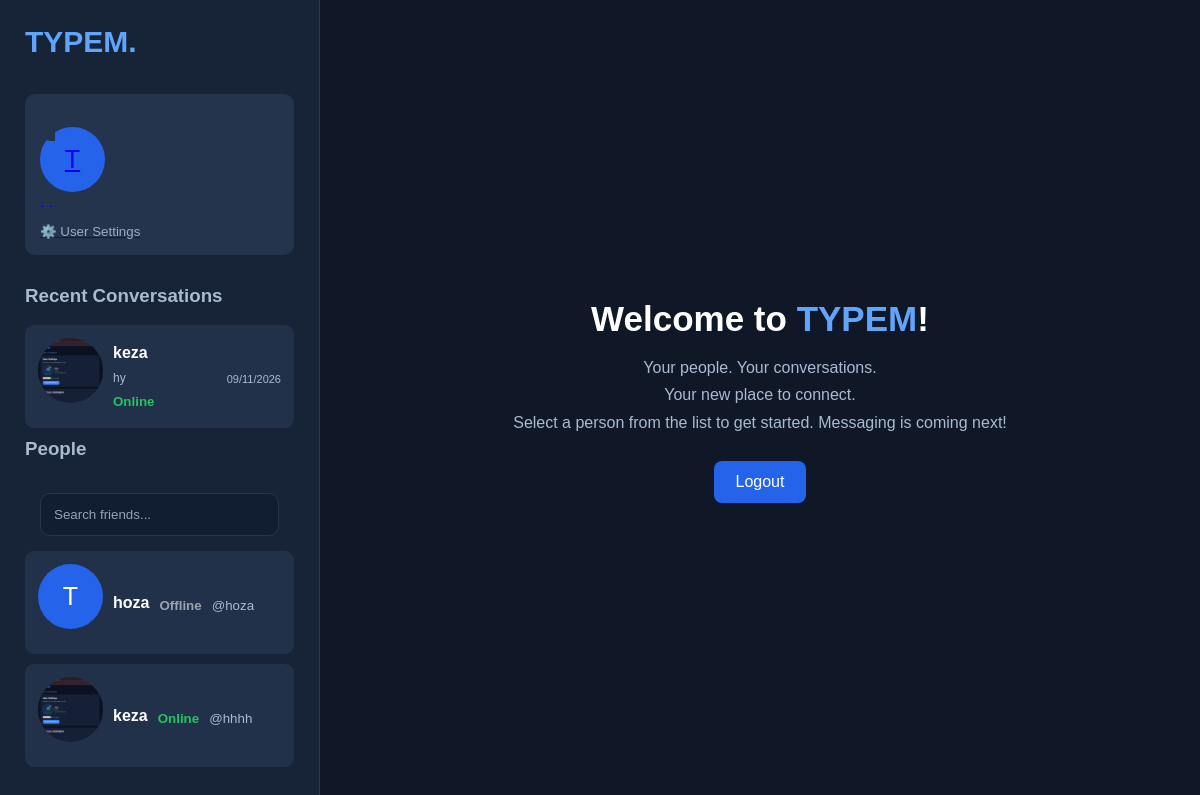
The app's page /typem/chart.php (signed in) with its own data.
### tables this page shows
CREATE TABLE `users` (
  `id` int(11) NOT NULL,
  `username` varchar(50) NOT NULL,
  `display_name` varchar(100) NOT NULL,
  `password_hash` varchar(255) NOT NULL,
  `profile_picture` varchar(255) DEFAULT NULL,
  `is_online` tinyint(1) DEFAULT 0,
  `created_at` timestamp NOT NULL DEFAULT current_timestamp()
);

### typem/chart.php (the view, shortened to what this page needs)
<?php
require_once "config/database.php";
$current_user = htmlspecialchars(
    $_SESSION["display_name"],
    ENT_QUOTES,
    "UTF-8"
);
$current_id = (int) $_SESSION["user_id"];
$stmt = $conn->prepare(
    "SELECT profile_picture FROM users WHERE id = ?"
);
$stmt->bind_param("i", $current_id);
$stmt->execute();
$my_picture = $stmt->get_result()->fetch_assoc()["profile_picture"];
$recent_stmt = $conn->prepare("
    SELECT
        u.id,
        u.username,
        u.display_name,
        u.profile_picture,
        u.is_online,
        (
            SELECT COUNT(*)
            FROM messages AS unread
            WHERE unread.sender_id = u.id
              AND unread.receiver_id = ?
              AND unread.is_read = 0
        ) AS unread_count,
        (
            SELECT m2.message
            FROM messages AS m2
            WHERE
                (m2.sender_id = ? AND m2.receiver_id = u.id)
                OR
                (m2.sender_id = u.id AND m2.receiver_id = ?)
            ORDER BY m2.created_at DESC, m2.id DESC
            LIMIT 1
        ) AS last_message,
        MAX(m.created_at) AS last_message_time
    FROM messages m
    INNER JOIN users u
        ON u.id = CASE
            WHEN m.sender_id = ? THEN m.receiver_id
            ELSE m.sender_id
        END
    WHERE m.sender_id = ? OR m.receiver_id = ?
    GROUP BY
        u.id,
        u.username,
        u.display_name,
        u.profile_picture,
        u.is_online
    ORDER BY last_message_time DESC
    LIMIT 20
");
$recent_stmt->bind_param(
    "iiiiii",
    $current_id,
    $current_id,
    $current_id,
    $current_id,
    $current_id,
    $current_id
);
$recent_stmt->execute();
$recent_conversations = $recent_stmt->get_result();
$stmt = $conn->prepare(
    "SELECT id, username, display_name, profile_picture,is_online
     FROM users
     WHERE id != ?
     ORDER BY display_name ASC
     LIMIT 50"
);
$stmt->bind_param("i", $current_id);
$stmt->execute();
$people = $stmt->get_result();
?>
<!DOCTYPE html>
<html lang="en">
<head>
</head>
<body>
<div class="app">
    <aside class="sidebar">
        <div class="logo">TYPEM.</div>
<div class="profile">
   <a href="settings.php" class="profile profile-link">
    <?php if (!empty($my_picture)): ?>
        <img
            src="<?= htmlspecialchars($my_picture) ?>"
            class="avatar"
            alt="Profile picture"
        >
    <?php else: ?>
        <div class="avatar placeholder">T</div>
    <?php endif; ?>
    <strong><?= htmlspecialchars($current_user) ?></strong>
    <br>
    <small>⚙️ User Settings</small>
</a>
</div>
<h3 class="people-title">Recent Conversations</h3>
<?php if ($recent_conversations->num_rows > 0): ?>
    <?php while ($recent = $recent_conversations->fetch_assoc()): ?>
       <a href="conversation.php?user=<?= (int)$recent["id"] ?>"
   class="person">
    <?php if (!empty($recent["profile_picture"])): ?>
        <img
            src="<?= htmlspecialchars($recent["profile_picture"]) ?>"
            class="avatar"
            alt="Profile picture"
        >
    <?php else: ?>
        <div class="avatar placeholder">T</div>
    <?php endif; ?>
    <div class="person-info">
        <strong>
            <?= htmlspecialchars($recent["display_name"] ?? $recent["username"]) ?>
        </strong>
        <small class="last-message">
            <?= htmlspecialchars($recent["last_message"] ?? "No messages yet") ?>
        </small>
        <small class="<?= !empty($recent["is_online"]) ? 'online' : 'offline' ?>">
            <?= !empty($recent["is_online"]) ? 'Online' : 'Offline' ?>
        </small>
    </div>
    <div class="conversation-meta">
        <small class="message-time">
            <?php
            if (!empty($recent["last_message_time"])) {
                $message_time = strtotime($recent["last_message_time"]);
                if (date("Y-m-d", $message_time) === date("Y-m-d")) {
                    echo date("H:i", $message_time);
                } elseif (date("Y-m-d", $message_time) === date("Y-m-d", strtotime("yesterday"))) {
                    echo "Yesterday";
                } else {
                    echo date("d/m/Y", $message_time);
                }
            }
            ?>
        </small>
    </div>
</a>
    <?php endwhile; ?>
<?php else: ?>
    <p class="empty">No recent conversations yet.</p>
<?php endif; ?>
        <h3 class="people-title">People</h3>
        <div class="friend-search">
    <input
        type="text"
        id="friendSearch"
        placeholder="Search friends..."
    >
</div>
        <?php if ($people->num_rows > 0): ?>
            <?php while ($person = $people->fetch_assoc()): ?>
  <a href="conversation.php?user=<?= (int)$person["id"] ?>" class="person">
    <?php if (!empty($person["profile_picture"])): ?>
        <img
            src="<?= htmlspecialchars($person["profile_picture"]) ?>"
            class="avatar"
            alt="Friend's picture"
        >
    <?php else: ?>
        <div class="avatar placeholder">T</div>
    <?php endif; ?>
    <strong>
        <?= htmlspecialchars($person["display_name"] ?: $person["username"]) ?>
    </strong>
    <small class="<?= $person["is_online"] ? 'online' : 'offline' ?>">
        <?= $person["is_online"] ? 'Online' : 'Offline' ?>
    </small>
    <small>
        @<?= htmlspecialchars($person["username"]) ?>
    </small>
</a>
            <?php endwhile; ?>
        <?php endif; ?>
    </aside>
    <main class="main">
        <div class="welcome">
            <h1>Welcome to <span>TYPEM</span>!</h1>
            <p>
                Your people. Your conversations.<br>
                Your new place to connect.
            </p>
            <p>
                Select a person from the list to get started.
                Messaging is coming next!
            </p>
            <a href="logout.php" class="logout">
                Logout
            </a>
        </div>
    </main>
</div>
</body>
</html>

### typem/chart.php (style rules this page uses)
* { box-sizing: border-box; margin: 0; padding: 0; }
body { font-family: Arial, sans-serif; background: #101827; color: white; }
.app { display: flex; min-height: 100vh; }
.sidebar { width: 320px; background: #172337; padding: 25px; border-right: 1px solid #293950; }
.logo { color: #60a5fa; font-size: 30px; font-weight: bold; margin-bottom: 35px; }
.profile { background: #24344d; padding: 15px; border-radius: 10px; margin-bottom: 30px; }
.profile small { color: #9aabc3; }
.people-title { margin-bottom: 18px; color: #a9bad1; }
.person { display: block; padding: 13px; margin-bottom: 10px; border-radius: 9px; background: #213149; color: white; text-decoration: none; }
.person small { display: block; color: #a9bad1; margin-top: 5px; }
.main { flex: 1; display: flex; justify-content: center; align-items: center; text-align: center; padding: 30px; }
.welcome h1 { font-size: 35px; margin-bottom: 15px; }
.welcome h1 span { color: #60a5fa; }
.welcome p { color: #a9bad1; line-height: 1.7; }
.logout { display: inline-block; margin-top: 25px; padding: 12px 22px; border-radius: 8px; background: #2563eb; color: white; text-decoration: none; }
.avatar { width: 65px; height: 65px; border-radius: 50%; object-fit: cover; display: block; margin-bottom: 12px; }
.placeholder { background: #2563eb; display: flex; align-items: center; justify-content: center; font-size: 25px; }
.online { color: #22c55e !important; font-weight: bold; }
.offline { color: #9ca3af !important; font-weight: bold; }
.friend-search { padding: 15px; }
.friend-search input { width: 100%; padding: 13px; border: 1px solid #263650; border-radius: 10px; background: #111d30; color: white; outline: none; box-sizing: border-box; }
.friend-search input::placeholder { color: #94a3b8; }
.last-message { display: block; color: #94a3b8; font-size: 12px; margin-top: 5px; max-width: 180px; overflow: hidden; white-space: nowrap; text-overflow: ellipsis; }
.message-time { display: block; color: #64748b; font-size: 11px; margin-top: 4px; }
.person { display: flex; align-items: center; gap: 10px; }
.person-info { display: flex; flex-direction: column; gap: 4px; flex: 1; min-width: 0; }
.conversation-meta { display: flex; flex-direction: column; align-items: flex-end; gap: 8px; margin-left: auto; }
.last-message { overflow: hidden; text-overflow: ellipsis; white-space: nowrap; max-width: 160px; }

### records on screen
users: profile_picture (picture), display_name "keza", last_message "hy", is_online "Online", message_time "09/11/2026", username "hhhh"
users: shows "T", display_name "hoza", is_online "Offline", username "hoza"

### other values on screen
$current_user "kk"
